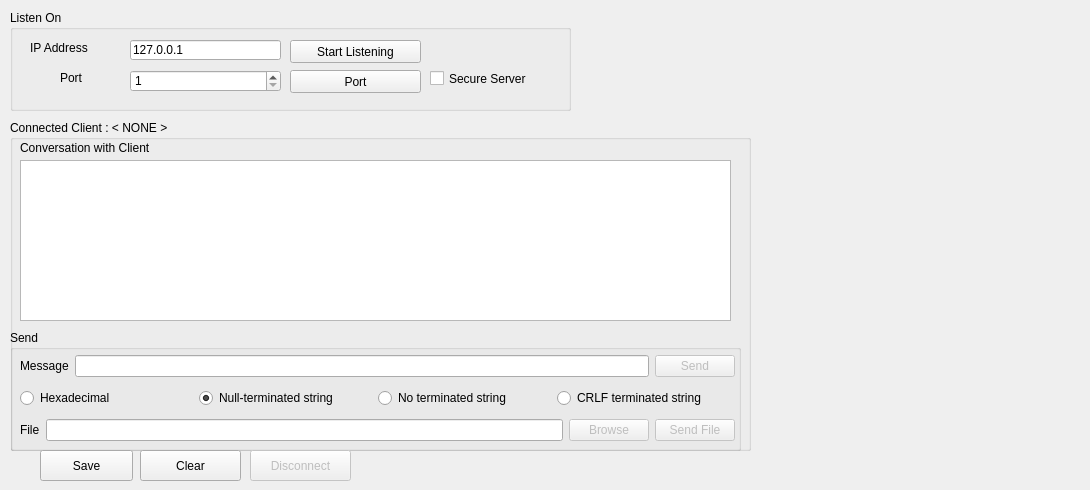
   <widget class="QWidget" name="uiServer">
    <attribute name="title">
     <string>Server</string>
    </attribute>
    <widget class="QGroupBox" name="uiServerGroupBoxConnection">
     <property name="geometry">
      <rect>
       <x>10</x>
       <y>120</y>
       <width>741</width>
       <height>331</height>
      </rect>
     </property>
     <property name="title">
      <string>Connected Client : &lt; NONE &gt;</string>
     </property>
     <widget class="QLabel" name="label_7">
      <property name="geometry">
       <rect>
        <x>10</x>
        <y>20</y>
        <width>741</width>
        <height>16</height>
       </rect>
      </property>
      <property name="text">
       <string>Conversation with Client</string>
      </property>
      <property name="textFormat">
       <enum>Qt::AutoText</enum>
      </property>
     </widget>
     <widget class="QGroupBox" name="groupBox_5">
      <property name="geometry">
       <rect>
        <x>0</x>
        <y>210</y>
        <width>731</width>
        <height>121</height>
       </rect>
      </property>
      <property name="title">
       <string>Send</string>
      </property>
      <widget class="QWidget" name="verticalLayoutWidget_2">
       <property name="geometry">
        <rect>
         <x>10</x>
         <y>20</y>
         <width>715</width>
         <height>98</height>
        </rect>
       </property>
       <layout class="QVBoxLayout" name="verticalLayout_2">
        <item>
         <layout class="QHBoxLayout" name="horizontalLayout_5">
          <item>
           <widget class="QLabel" name="label_8">
            <property name="text">
             <string>Message</string>
            </property>
           </widget>
          </item>
          <item>
           <widget class="QLineEdit" name="uiServerMsg">
            <property name="maxLength">
             <number>65536</number>
            </property>
           </widget>
          </item>
          <item>
           <widget class="QPushButton" name="uiServerSendMsgBtn">
            <property name="enabled">
             <bool>false</bool>
            </property>
            <property name="text">
             <string>Send</string>
            </property>
           </widget>
          </item>
         </layout>
        </item>
        <item>
         <layout class="QHBoxLayout" name="horizontalLayout_2">
          <property name="spacing">
           <number>1</number>
          </property>
          <item>
           <widget class="QRadioButton" name="uiServerRadioHex">
            <property name="text">
             <string>Hexadecimal</string>
            </property>
           </widget>
          </item>
          <item>
           <widget class="QRadioButton" name="uiServerRadioNull">
            <property name="text">
             <string>Null-terminated string</string>
            </property>
            <property name="checked">
             <bool>true</bool>
            </property>
           </widget>
          </item>
          <item>
           <widget class="QRadioButton" name="uiServerRadioChars">
            <property name="text">
             <string>No terminated string</string>
            </property>
           </widget>
          </item>
          <item>
           <widget class="QRadioButton" name="uiServerRadioCRLF">
            <property name="text">
             <string>CRLF terminated string</string>
            </property>
           </widget>
          </item>
         </layout>
        </item>
        <item>
         <layout class="QHBoxLayout" name="horizontalLayout_6">
          <item>
           <widget class="QLabel" name="label_9">
            <property name="text">
             <string>File</string>
            </property>
           </widget>
          </item>
          <item>
           <widget class="QLineEdit" name="uiServerFile"/>
          </item>
          <item>
           <widget class="QPushButton" name="uiServerBrowseBtn">
            <property name="enabled">
             <bool>false</bool>
            </property>
            <property name="text">
             <string>Browse</string>
            </property>
           </widget>
          </item>
          <item>
           <widget class="QPushButton" name="uiServerSendFileBtn">
            <property name="enabled">
             <bool>false</bool>
            </property>
            <property name="text">
             <string>Send File</string>
            </property>
           </widget>
          </item>
         </layout>
        </item>
       </layout>
      </widget>
     </widget>
     <widget class="QTextEdit" name="uiServerLog">
      <property name="geometry">
       <rect>
        <x>10</x>
        <y>40</y>
        <width>711</width>
        <height>161</height>
       </rect>
      </property>
      <property name="readOnly">
       <bool>true</bool>
      </property>
     </widget>
    </widget>
    <widget class="QGroupBox" name="groupBox_6">
     <property name="geometry">
      <rect>
       <x>10</x>
       <y>10</y>
       <width>561</width>
       <height>101</height>
      </rect>
     </property>
     <property name="title">
      <string>Listen On</string>
     </property>
     <widget class="QLabel" name="label_10">
      <property name="geometry">
       <rect>
        <x>20</x>
        <y>30</y>
        <width>91</width>
        <height>16</height>
       </rect>
      </property>
      <property name="text">
       <string>IP Address</string>
      </property>
     </widget>
     <widget class="QLineEdit" name="uiServerIP">
      <property name="geometry">
       <rect>
        <x>120</x>
        <y>30</y>
        <width>151</width>
        <height>20</height>
       </rect>
      </property>
      <property name="text">
       <string>127.0.0.1</string>
      </property>
     </widget>
     <widget class="QLabel" name="label_11">
      <property name="geometry">
       <rect>
        <x>50</x>
        <y>60</y>
        <width>61</width>
        <height>16</height>
       </rect>
      </property>
      <property name="text">
       <string>Port</string>
      </property>
     </widget>
     <widget class="QPushButton" name="uiServerPortListBtn">
      <property name="geometry">
       <rect>
        <x>280</x>
        <y>60</y>
        <width>131</width>
        <height>23</height>
       </rect>
      </property>
      <property name="text">
       <string>Port</string>
      </property>
     </widget>
     <widget class="QPushButton" name="uiServerListenBtn">
      <property name="geometry">
       <rect>
        <x>280</x>
        <y>30</y>
        <width>131</width>
        <height>23</height>
       </rect>
      </property>
      <property name="text">
       <string>Start Listening</string>
      </property>
     </widget>
     <widget class="QSpinBox" name="uiServerPort">
      <property name="geometry">
       <rect>
        <x>120</x>
        <y>60</y>
        <width>151</width>
        <height>22</height>
       </rect>
      </property>
      <property name="minimum">
       <number>1</number>
      </property>
      <property name="maximum">
       <number>65535</number>
      </property>
     </widget>
     <widget class="QCheckBox" name="uiServerSecure">
      <property name="geometry">
       <rect>
        <x>420</x>
        <y>60</y>
        <width>121</width>
        <height>17</height>
       </rect>
      </property>
      <property name="text">
       <string>Secure Server</string>
      </property>
     </widget>
    </widget>
    <widget class="QCustomPlot" name="plot1" native="true">
     <property name="geometry">
      <rect>
       <x>780</x>
       <y>30</y>
       <width>301</width>
       <height>441</height>
      </rect>
     </property>
    </widget>
    <widget class="QPushButton" name="uiServerSaveLogBtn">
     <property name="geometry">
      <rect>
       <x>40</x>
       <y>450</y>
       <width>93</width>
       <height>31</height>
      </rect>
     </property>
     <property name="text">
      <string>Save</string>
     </property>
    </widget>
    <widget class="QPushButton" name="uiServerClearLogBtn">
     <property name="geometry">
      <rect>
       <x>140</x>
       <y>450</y>
       <width>101</width>
       <height>31</height>
      </rect>
     </property>
     <property name="text">
      <string>Clear</string>
     </property>
    </widget>
    <widget class="QPushButton" name="uiServerDisconnectBtn">
     <property name="enabled">
      <bool>false</bool>
     </property>
     <property name="geometry">
      <rect>
       <x>250</x>
       <y>450</y>
       <width>101</width>
       <height>31</height>
      </rect>
     </property>
     <property name="text">
      <string>Disconnect</string>
     </property>
    </widget>
   </widget>
